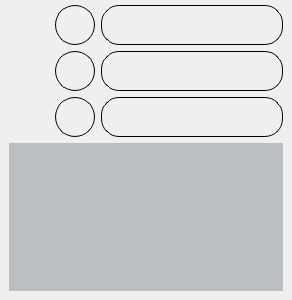
                        <widget class="QWidget" name="scrollAreaWidgetContents">
                         <property name="enabled">
                          <bool>true</bool>
                         </property>
                         <property name="geometry">
                          <rect>
                           <x>0</x>
                           <y>0</y>
                           <width>292</width>
                           <height>300</height>
                          </rect>
                         </property>
                         <layout class="QVBoxLayout" name="verticalLayout_12">
                          <property name="spacing">
                           <number>0</number>
                          </property>
                          <property name="leftMargin">
                           <number>0</number>
                          </property>
                          <property name="topMargin">
                           <number>0</number>
                          </property>
                          <property name="rightMargin">
                           <number>0</number>
                          </property>
                          <property name="bottomMargin">
                           <number>0</number>
                          </property>
                          <item>
                           <widget class="QFrame" name="rsf_info_scroll_frame">
                            <property name="minimumSize">
                             <size>
                              <width>130</width>
                              <height>0</height>
                             </size>
                            </property>
                            <property name="maximumSize">
                             <size>
                              <width>16777215</width>
                              <height>16777215</height>
                             </size>
                            </property>
                            <property name="styleSheet">
                             <string notr="true">background-color: rgba(255, 255, 255, 0);
border:none;</string>
                            </property>
                            <property name="frameShape">
                             <enum>QFrame::StyledPanel</enum>
                            </property>
                            <property name="frameShadow">
                             <enum>QFrame::Raised</enum>
                            </property>
                            <layout class="QGridLayout" name="gridLayout_3">
                             <property name="topMargin">
                              <number>5</number>
                             </property>
                             <item row="0" column="0">
                              <widget class="QFrame" name="rsf_holder_first_place">
                               <property name="minimumSize">
                                <size>
                                 <width>0</width>
                                 <height>0</height>
                                </size>
                               </property>
                               <property name="maximumSize">
                                <size>
                                 <width>16777215</width>
                                 <height>40</height>
                                </size>
                               </property>
                               <property name="styleSheet">
                                <string notr="true">background-color: rgba(255, 255, 255, 0);</string>
                               </property>
                               <property name="frameShape">
                                <enum>QFrame::StyledPanel</enum>
                               </property>
                               <property name="frameShadow">
                                <enum>QFrame::Raised</enum>
                               </property>
                               <layout class="QGridLayout" name="gridLayout_4">
                                <property name="leftMargin">
                                 <number>0</number>
                                </property>
                                <property name="topMargin">
                                 <number>0</number>
                                </property>
                                <property name="rightMargin">
                                 <number>0</number>
                                </property>
                                <property name="bottomMargin">
                                 <number>0</number>
                                </property>
                                <item row="0" column="2">
                                 <widget class="QLabel" name="lbl_first_place_value">
                                  <property name="sizePolicy">
                                   <sizepolicy hsizetype="Minimum" vsizetype="Preferred">
                                    <horstretch>0</horstretch>
                                    <verstretch>130</verstretch>
                                   </sizepolicy>
                                  </property>
                                  <property name="minimumSize">
                                   <size>
                                    <width>130</width>
                                    <height>40</height>
                                   </size>
                                  </property>
                                  <property name="baseSize">
                                   <size>
                                    <width>0</width>
                                    <height>0</height>
                                   </size>
                                  </property>
                                  <property name="styleSheet">
                                   <string notr="true">border: 1px solid black;
border-radius: 18px; 
background-color: rgba(255, 255, 255, 0);
color: rgb(0, 0, 0);
</string>
                                  </property>
                                  <property name="text">
                                   <string/>
                                  </property>
                                  <property name="alignment">
                                   <set>Qt::AlignLeading|Qt::AlignLeft|Qt::AlignVCenter</set>
                                  </property>
                                 </widget>
                                </item>
                                <item row="0" column="0">
                                 <widget class="QFrame" name="icon_first_place">
                                  <property name="minimumSize">
                                   <size>
                                    <width>40</width>
                                    <height>0</height>
                                   </size>
                                  </property>
                                  <property name="maximumSize">
                                   <size>
                                    <width>40</width>
                                    <height>16777215</height>
                                   </size>
                                  </property>
                                  <property name="styleSheet">
                                   <string notr="true">image: url(:/icons/fita-do-lugar.png);
</string>
                                  </property>
                                  <property name="frameShape">
                                   <enum>QFrame::StyledPanel</enum>
                                  </property>
                                  <property name="frameShadow">
                                   <enum>QFrame::Raised</enum>
                                  </property>
                                 </widget>
                                </item>
                                <item row="0" column="1">
                                 <widget class="QLabel" name="lbl_first_place_sum">
                                  <property name="minimumSize">
                                   <size>
                                    <width>40</width>
                                    <height>0</height>
                                   </size>
                                  </property>
                                  <property name="maximumSize">
                                   <size>
                                    <width>40</width>
                                    <height>16777215</height>
                                   </size>
                                  </property>
                                  <property name="styleSheet">
                                   <string notr="true">border-radius: 20px; 
border: 1px solid black;
color: rgb(0, 0, 0);
</string>
                                  </property>
                                  <property name="text">
                                   <string/>
                                  </property>
                                  <property name="alignment">
                                   <set>Qt::AlignCenter</set>
                                  </property>
                                 </widget>
                                </item>
                               </layout>
                              </widget>
                             </item>
                             <item row="3" column="0">
                              <widget class="QTableWidget" name="tableWidget">
                               <property name="focusPolicy">
                                <enum>Qt::NoFocus</enum>
                               </property>
                               <property name="layoutDirection">
                                <enum>Qt::LeftToRight</enum>
                               </property>
                               <property name="autoFillBackground">
                                <bool>false</bool>
                               </property>
                               <property name="styleSheet">
                                <string notr="true">QTableView {
    background-color: rgba(107, 117, 122,100);
	color: rgb(0, 0, 0);

}
QTableView::item{
   	border: 1px solid black;
   	border-radius: 10px;
	background-color: rgb(255, 255, 255);
	margin: 4; 
	color: rgb(0, 0, 0);

}
</string>
                               </property>
                               <property name="sizeAdjustPolicy">
                                <enum>QAbstractScrollArea::AdjustToContents</enum>
                               </property>
                               <property name="autoScroll">
                                <bool>true</bool>
                               </property>
                               <property name="autoScrollMargin">
                                <number>16</number>
                               </property>
                               <property name="showDropIndicator" stdset="0">
                                <bool>false</bool>
                               </property>
                               <property name="dragDropOverwriteMode">
                                <bool>false</bool>
                               </property>
                               <property name="textElideMode">
                                <enum>Qt::ElideRight</enum>
                               </property>
                               <property name="verticalScrollMode">
                                <enum>QAbstractItemView::ScrollPerItem</enum>
                               </property>
                               <property name="horizontalScrollMode">
                                <enum>QAbstractItemView::ScrollPerPixel</enum>
                               </property>
                               <property name="showGrid">
                                <bool>false</bool>
                               </property>
                               <property name="sortingEnabled">
                                <bool>false</bool>
                               </property>
                               <property name="wordWrap">
                                <bool>false</bool>
                               </property>
                               <property name="rowCount">
                                <number>0</number>
                               </property>
                               <property name="columnCount">
                                <number>0</number>
                               </property>
                               <attribute name="horizontalHeaderVisible">
                                <bool>false</bool>
                               </attribute>
                               <attribute name="horizontalHeaderCascadingSectionResizes">
                                <bool>true</bool>
                               </attribute>
                               <attribute name="horizontalHeaderHighlightSections">
                                <bool>false</bool>
                               </attribute>
                               <attribute name="verticalHeaderVisible">
                                <bool>false</bool>
                               </attribute>
                               <attribute name="verticalHeaderCascadingSectionResizes">
                                <bool>false</bool>
                               </attribute>
                               <attribute name="verticalHeaderHighlightSections">
                                <bool>false</bool>
                               </attribute>
                               <attribute name="verticalHeaderStretchLastSection">
                                <bool>false</bool>
                               </attribute>
                              </widget>
                             </item>
                             <item row="1" column="0">
                              <widget class="QFrame" name="rsf_holder_second_place">
                               <property name="maximumSize">
                                <size>
                                 <width>16777215</width>
                                 <height>40</height>
                                </size>
                               </property>
                               <property name="styleSheet">
                                <string notr="true">background-color: rgba(255, 255, 255, 0);</string>
                               </property>
                               <property name="frameShape">
                                <enum>QFrame::StyledPanel</enum>
                               </property>
                               <property name="frameShadow">
                                <enum>QFrame::Raised</enum>
                               </property>
                               <layout class="QGridLayout" name="gridLayout_5">
                                <property name="leftMargin">
                                 <number>0</number>
                                </property>
                                <property name="topMargin">
                                 <number>0</number>
                                </property>
                                <property name="rightMargin">
                                 <number>0</number>
                                </property>
                                <property name="bottomMargin">
                                 <number>0</number>
                                </property>
                                <item row="0" column="0">
                                 <widget class="QFrame" name="icon_second_place">
                                  <property name="minimumSize">
                                   <size>
                                    <width>40</width>
                                    <height>0</height>
                                   </size>
                                  </property>
                                  <property name="maximumSize">
                                   <size>
                                    <width>40</width>
                                    <height>16777215</height>
                                   </size>
                                  </property>
                                  <property name="styleSheet">
                                   <string notr="true">image: url(:/icons/icons8-second-place-ribbon-50.png);
</string>
                                  </property>
                                  <property name="frameShape">
                                   <enum>QFrame::StyledPanel</enum>
                                  </property>
                                  <property name="frameShadow">
                                   <enum>QFrame::Raised</enum>
                                  </property>
                                 </widget>
                                </item>
                                <item row="0" column="2">
                                 <widget class="QLabel" name="lbl_second_place_value">
                                  <property name="minimumSize">
                                   <size>
                                    <width>130</width>
                                    <height>40</height>
                                   </size>
                                  </property>
                                  <property name="styleSheet">
                                   <string notr="true">border: 1px solid black;
border-radius: 18px; 
background-color: rgba(255, 255, 255, 0);
</string>
                                  </property>
                                  <property name="text">
                                   <string/>
                                  </property>
                                  <property name="alignment">
                                   <set>Qt::AlignLeading|Qt::AlignLeft|Qt::AlignVCenter</set>
                                  </property>
                                 </widget>
                                </item>
                                <item row="0" column="1">
                                 <widget class="QLabel" name="lbl_second_place_sum">
                                  <property name="minimumSize">
                                   <size>
                                    <width>40</width>
                                    <height>0</height>
                                   </size>
                                  </property>
                                  <property name="maximumSize">
                                   <size>
                                    <width>40</width>
                                    <height>16777215</height>
                                   </size>
                                  </property>
                                  <property name="styleSheet">
                                   <string notr="true">border-radius: 20px; 
border: 1px solid black;
color: rgb(0, 0, 0);
</string>
                                  </property>
                                  <property name="text">
                                   <string/>
                                  </property>
                                  <property name="alignment">
                                   <set>Qt::AlignCenter</set>
                                  </property>
                                 </widget>
                                </item>
                               </layout>
                              </widget>
                             </item>
                             <item row="2" column="0">
                              <widget class="QFrame" name="rsf_holder_third_place">
                               <property name="maximumSize">
                                <size>
                                 <width>16777215</width>
                                 <height>40</height>
                                </size>
                               </property>
                               <property name="styleSheet">
                                <string notr="true">background-color: rgba(255, 255, 255, 0);</string>
                               </property>
                               <property name="frameShape">
                                <enum>QFrame::StyledPanel</enum>
                               </property>
                               <property name="frameShadow">
                                <enum>QFrame::Raised</enum>
                               </property>
                               <layout class="QGridLayout" name="gridLayout_6">
                                <property name="leftMargin">
                                 <number>0</number>
                                </property>
                                <property name="topMargin">
                                 <number>0</number>
                                </property>
                                <property name="rightMargin">
                                 <number>0</number>
                                </property>
                                <property name="bottomMargin">
                                 <number>0</number>
                                </property>
                                <item row="0" column="2">
                                 <widget class="QLabel" name="lbl_third_place_value">
                                  <property name="minimumSize">
                                   <size>
                                    <width>130</width>
                                    <height>40</height>
                                   </size>
                                  </property>
                                  <property name="styleSheet">
                                   <string notr="true">border: 1px solid black;
border-radius: 18px; 
background-color: rgba(255, 255, 255, 0);
</string>
                                  </property>
                                  <property name="text">
                                   <string/>
                                  </property>
                                  <property name="alignment">
                                   <set>Qt::AlignLeading|Qt::AlignLeft|Qt::AlignVCenter</set>
                                  </property>
                                 </widget>
                                </item>
                                <item row="0" column="0">
                                 <widget class="QFrame" name="icon_third_place">
                                  <property name="minimumSize">
                                   <size>
                                    <width>40</width>
                                    <height>0</height>
                                   </size>
                                  </property>
                                  <property name="maximumSize">
                                   <size>
                                    <width>40</width>
                                    <height>16777215</height>
                                   </size>
                                  </property>
                                  <property name="styleSheet">
                                   <string notr="true">image: url(:/icons/icons8-third-place-ribbon-50.png);
border:none;</string>
                                  </property>
                                  <property name="frameShape">
                                   <enum>QFrame::StyledPanel</enum>
                                  </property>
                                  <property name="frameShadow">
                                   <enum>QFrame::Raised</enum>
                                  </property>
                                 </widget>
                                </item>
                                <item row="0" column="1">
                                 <widget class="QLabel" name="lbl_third_place_sum">
                                  <property name="minimumSize">
                                   <size>
                                    <width>40</width>
                                    <height>0</height>
                                   </size>
                                  </property>
                                  <property name="maximumSize">
                                   <size>
                                    <width>40</width>
                                    <height>16777215</height>
                                   </size>
                                  </property>
                                  <property name="styleSheet">
                                   <string notr="true">border-radius: 20px; 
border: 1px solid black;
color: rgb(0, 0, 0);
</string>
                                  </property>
                                  <property name="text">
                                   <string/>
                                  </property>
                                  <property name="alignment">
                                   <set>Qt::AlignCenter</set>
                                  </property>
                                 </widget>
                                </item>
                               </layout>
                              </widget>
                             </item>
                            </layout>
                           </widget>
                          </item>
                         </layout>
                        </widget>
